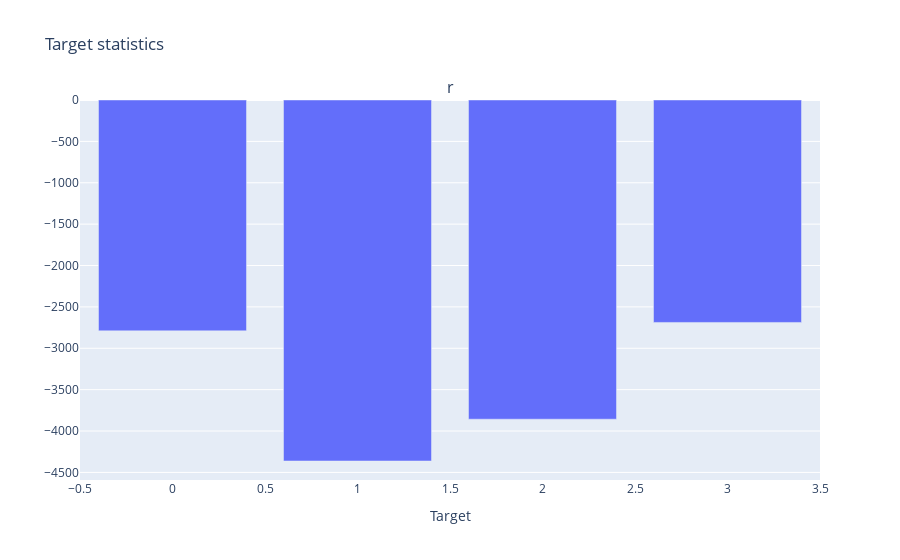

Notebook code cell kept with this figure:
### Code cell
fig: go.Figure = make_subplots(
    rows=1,
    cols=1,
    shared_xaxes=True,
    subplot_titles=(
        'receiver_sender_diff'
    ),
)
fig.add_trace(go.Bar(x=bar_df["target"], y=bar_df['receiver_sender_diff']), row=1, col=1)
fig.update_xaxes(title_text="Target")
fig.update_layout(title_text="Target statistics", showlegend=False)
fig.show()

### Figure 1 — Plotly figure (JSON) as saved in the notebook; plotly's stock layout.template omitted (floating-point values rounded to 4 significant figures)
{"data": [{"type": "bar", "x": [0, 1, 2, 3], "xaxis": "x", "y": [-2789.0, -4362.0, -3857.0, -2688.0], "yaxis": "y"}], "layout": {"annotations": [{"font": {"size": 16}, "showarrow": false, "text": "r", "x": 0.5, "xanchor": "center", "xref": "paper", "y": 1, "yanchor": "bottom", "yref": "paper"}], "showlegend": false, "title": {"text": "Target statistics"}, "xaxis": {"anchor": "y", "domain": [0, 1], "title": {"text": "Target"}}, "yaxis": {"anchor": "x", "domain": [0, 1]}}}
